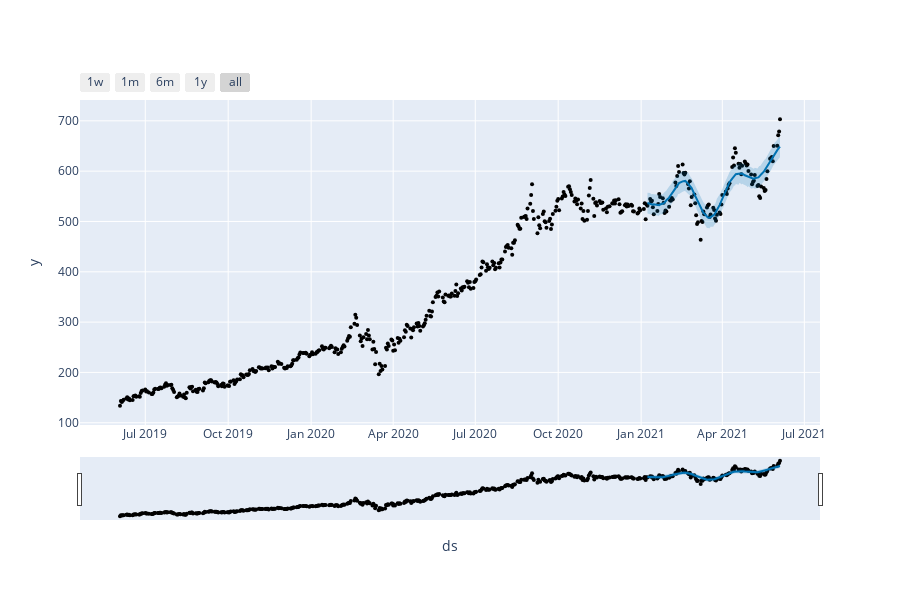

Source (notebook cell):
### Code cell
# A better plot than the simple matplotlib
plot_plotly(fbp, forecast)
